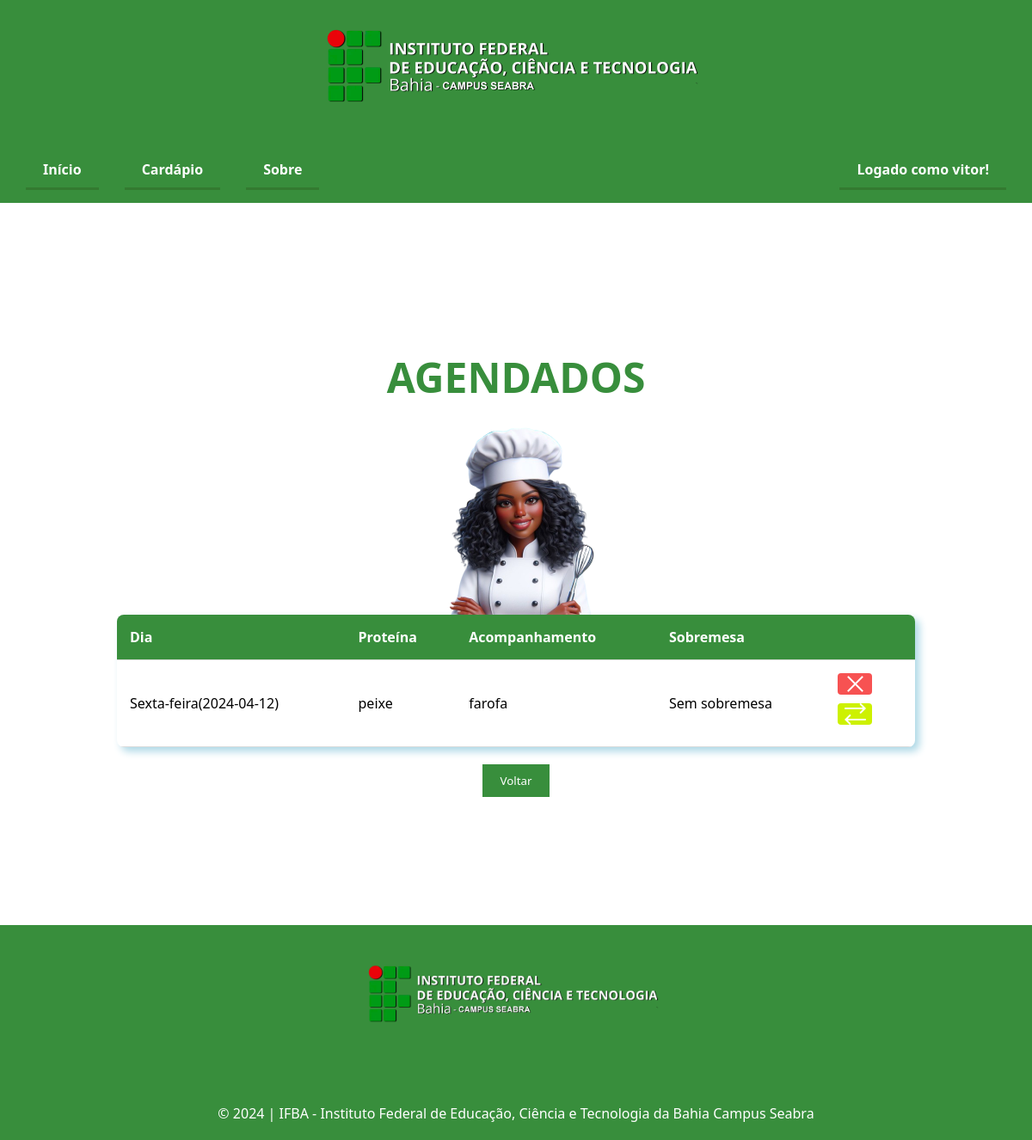
The app's page /View/agendados.php (signed in) with its own data.
### tables this page shows
CREATE TABLE IF NOT EXISTS `cardapio` (
  `id` int NOT NULL AUTO_INCREMENT,
  `data_refeicao` date NOT NULL,
  `dia` varchar(255) NOT NULL,
  `principal` varchar(255) NOT NULL,
  `acompanhamento` varchar(255) NOT NULL,
  `sobremesa` varchar(255) NOT NULL,
  `ind_excluido` tinyint(1) NOT NULL DEFAULT '0',
  PRIMARY KEY (`id`)
);

### View/agendados.php (the view, shortened to what this page needs)
<?php
    require("../Controller/controller.php");
?>
<!DOCTYPE html>
<html lang="pt-br">
<head>
    <link rel="stylesheet" href="css/agendados.css">
</head>
<body>
<header class="session-1"> <a href='https://portal.ifba.edu.br/seabra' target='_blank'> <img class="img-logo" src='../assets/1b1210fdf4454600bea220983da0cc63.png' alt='logo-ifba-seabra' draggable='false'> </a> </header>
    <?php include_once("process/navbar.php"); showNav("default"); ?>
    <div class="container">
        <h1>AGENDADOS</h1>
        <img src="../assets/_a865d40c-77b6-4702-b2aa-50249d59935d-removebg-preview.png" alt="Imagem do Boneco" class="image2" draggable="false">
        <table>
            <?php
                $idUser = $_SESSION['user'];
                $sql = "SELECT id FROM usuario WHERE nome = '$idUser'";
                $result = $conn->query($sql);
                $row = mysqli_fetch_array($result);
                $idUser = $row[0];
                $sql = "SELECT * FROM refeicao WHERE id_usuario = '$idUser'";
                $result = $conn->query($sql);
                $refeicaoData = [];
                while ($row = mysqli_fetch_assoc($result)) {
                    $refeicaoData = $row;
                }
                if (count($refeicaoData) > 0) {
                    $cardapioId = $refeicaoData['id_cardapio'];
                    $sql = "SELECT data_refeicao, dia, principal, acompanhamento, sobremesa FROM cardapio WHERE id = $cardapioId";
                    $result = $conn->query($sql);
                    $cardapioData = [];
                    while ($row = mysqli_fetch_assoc($result)) {
                        $cardapioData = $row;
                    }
                    $dia = ucfirst($cardapioData['dia']) . "-feira";
                    echo "
                        <thead>
                            <tr>
                                <th>Dia</th>
                                <th>Proteína</th>
                                <th>Acompanhamento</th>
                                <th>Sobremesa</th>
                                <th></th>
                            </tr>
                        </thead>
                        <tbody>";
                    echo "<tr>";
                    echo "<td>{$dia}({$cardapioData['data_refeicao']})</td>";
                    echo "<td>{$cardapioData['principal']}</td>";
                    echo "<td>{$cardapioData['acompanhamento']}</td>";
                    echo "<td>{$cardapioData['sobremesa']}</td>";
                    echo "<td>";
                    echo "<a href='cardapio-cancelar.php'>";
                    echo "<button class='vermelho'><img src='../assets/cancelar.png' alt='none'></button>";
                    echo "</a>";
                    echo "<a href='cardapio-disponibilizar.php'>";
                    echo "<button class='amarelo'><img src='../assets/transferir.png' alt='none'></button>";
                    echo "</a>";
                    echo "</td>";
                    echo "</tr>";
                    echo "</tbody>";
                    echo "</table>";
                } else {
                    echo "<h1 class='texto'>Sem refeição registrada</h1>";
                }
            ?>
        <a href='cardapio.php'><button class='editar'>Voltar</button></a>
    </div>
    <footer class="rodape">
        <div>
            <img src="../assets/1b1210fdf4454600bea220983da0cc63.png" alt="logo-ifba-seabra" class="logo img-logo" draggable="false">
        </div>
        <div class="copyright">
          <p>&copy; 2024 | IFBA - Instituto Federal de Educação, Ciência e Tecnologia da Bahia
            Campus Seabra</p>
        </div>
    </footer>
</body>
</html>

### View/css/agendados.css (style rules this page uses)
.container { display: flex; flex-direction: column; justify-content: center; align-items: center; min-height: 100vh; margin: 20px; }
table { width: 80%; border-collapse: collapse; margin: 20px; box-shadow: 5px 5px 10px lightblue; background-color: #fff; border-radius: 8px; overflow: hidden; }
th, td { padding: 15px; text-align: left; border-bottom: 1px solid #ddd; }
th { background-color: #388E3C; color: #fff; }
h1 { font-size: 48px; margin: 20px 0; text-align: center; color: #388E3C; }
.image2 { margin-bottom: -46px; max-width: 100%; max-height: 250px; }
button.editar { padding: 10px 20px; background-color: var(--light-green); color: white; border: none; cursor: pointer; transition: all 0.4s ease; }
.vermelho, .amarelo { padding: 10px 20px; width: 25px; height: 25px; margin-right: 10px; margin-bottom: 10px; border: none; border-radius: 4px; cursor: pointer; font-size: 16px; }
.amarelo { background-color: #cdf100; color: #fff; display: flex; justify-content: center; align-items: center; }
.vermelho { background-color: #f75252; color: #fff; display: flex; justify-content: center; align-items: center; }

### View/css/style.css (style rules this page uses)
:root { --light-green: #388E3C; --dark-green: #274E13; --medium-green: #337A30; --gray: #706f6f; --salmon: #f75252; --medium-salmon: #d63838; }
*, *::after, *::before { margin: 0; padding: 0; box-sizing: border-box; font-family: 'Segoe UI', Tahoma, Geneva, Verdana, sans-serif; }
.session-1 { display: flex; flex-direction: column; justify-content: center; align-items: center; background-color: #388E3C; color: white; }
.logo { width: 400px; height: auto; }
.copyright { text-align: center; }
img { user-select: none; }
h1, h2, h3, h4, h5, h6 { margin: 0; }
.rodape { background-color: #388E3C; color: #fff; padding: 20px; height: 250px; display: flex; flex-direction: column; align-items: center; justify-content: space-between; }
a { text-decoration: none; }

### records on screen
cardapio: dia "Sexta-feira", data_refeicao "2024-04-12", principal "peixe", acompanhamento "farofa", sobremesa "Sem sobremesa"

### other values on screen
$nome "vitor"
